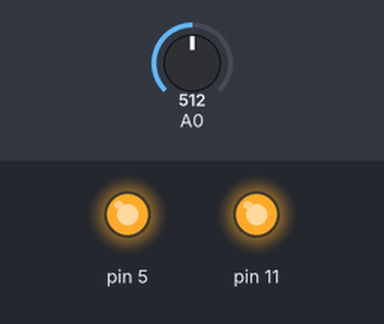
The sketch below on a simulated Arduino Uno, built with avr-gcc and run on an emulated ATmega328P. On the bench: output pins drawn as LEDs (lit = HIGH). The test bench sets the inputs (shaded band); at power-on: A0 = 512. What the sketch prints to the serial monitor is not drawn.

Above: at 0.1 s.
Timing chart, 0 to 1.6 s (numbered marks = the images above):
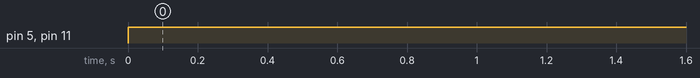

Measured:
- by itself, pin 5, pin 11: LOW → HIGH at 0.00 s

The sketch:

codigo.ino
```cpp
// C++ code
//
void setup()
{
  pinMode(A0, INPUT);
  Serial.begin(9600);
  pinMode(11, OUTPUT);
  pinMode(5, OUTPUT);
}

void loop()
{
  Serial.println(analogRead(A0));
  if (analogRead(A0) >= 30) {
    digitalWrite(11, HIGH);
  }
  if (analogRead(A0) >= 50) {
    digitalWrite(5, HIGH);
  }
  delay(10); // Delay a little bit to improve simulation performance
}
```
